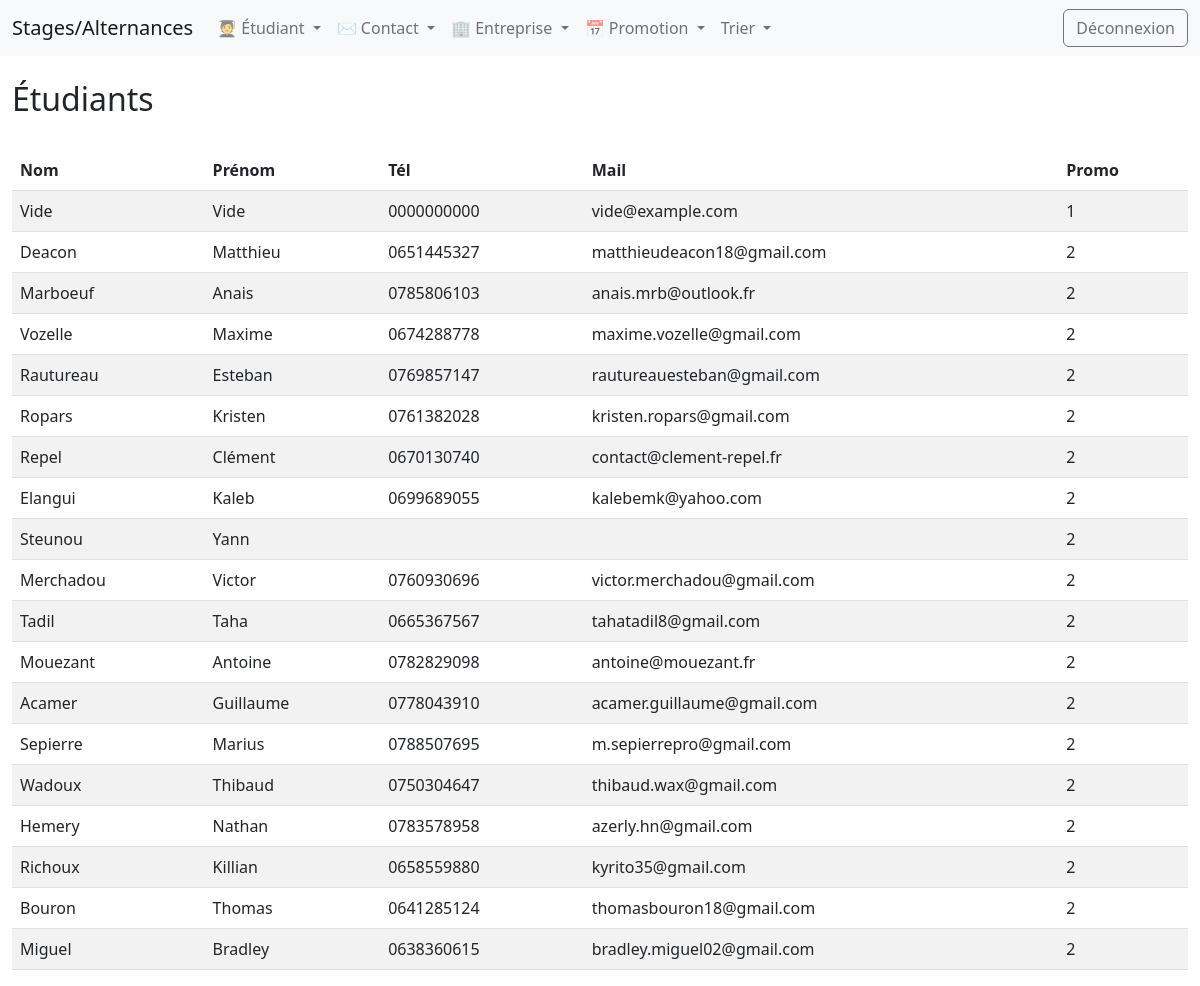
Screenshot of /index.php?vue=Etudiant&action=Visualiser (signed in) with the database file from the repository.
### tables this page shows
CREATE TABLE ETUDIANT (
    idEtudiant INT AUTO_INCREMENT,
    nom CHAR(30),
    prenom CHAR(30),
    tel CHAR(20),
    mail CHAR(50),
    idPromotion INT not null,
    constraint PK_ETUDIANT primary key (idEtudiant),
    constraint FK_ETUDIANT_PROMOTION foreign key (idPromotion) references PROMOTION (idPromotion)
);

### Traitement/classeConteneur/conteneurEtudiant.php (called while the page is built, shortened)
<?php
Class conteneurEtudiant
{
    private $lesEtudiants;
    public function __construct()
    {
        $this->lesEtudiants = new ArrayObject();
    }
    public function ajouterUnEtudiant($unIdEtudiant, $unNomEtudiant, $unPrenomEtudiant, $unTelEtudiant, $unMailEtudiant, $unePromo)
    {
		$unEtudiant = new metierEtudiant($unIdEtudiant, $unNomEtudiant, $unPrenomEtudiant, $unTelEtudiant, $unMailEtudiant, $unePromo);
		$this->lesEtudiants->append($unEtudiant);
    }
    public function listeDesEtudiants()
    {
        $liste = "";
        foreach ($this->lesEtudiants as $unEtudiant)
        {
            $liste = $liste.$unEtudiant->afficheEtudiant();
        }
        return $liste;
    }
}
?>

### Outil/accesBD.php (called while the page is built, shortened)
<?php
class accesBD
{
    private $hote;
	private $login;
	private $passwd;
	private $base;
	private $conn;
    public function __construct()
	{
		$this->hote="localhost";
		$this->login="root";
		$this->passwd="";
		$this->base="staalt";
	}
	private function connexion()
	{
		try
        {
            $this->conn = new PDO("mysql:host=".$this->hote.";dbname=".$this->base.";charset=utf8", $this->login, $this->passwd);
        }
        catch(PDOException $e)
        {
            die("Connexion à la base de données échouée".$e->getMessage());
        }
	}
	public function chargement($uneTable)
	{
		$lesInfos=null;
		$nbTuples=0;
		$stringQuery="SELECT * FROM ";
		$stringQuery = $this->specialCase($stringQuery,$uneTable);
		$query = $this->conn->prepare($stringQuery);
		if($query->execute())
		{
			while($row = $query->fetch(PDO::FETCH_NUM))
			{
				$lesInfos[$nbTuples] = $row;
				$nbTuples++;
			}
		}
		else
		{
			die('Problème dans chargement : '.$query->errorCode());
		}
		return $lesInfos;
	}
	private function specialCase($stringQuery,$uneTable)
	{
			$uneTable = strtoupper($uneTable);
			switch ($uneTable) {
			case 'CONTACT':
				$stringQuery.='contact';
				break;
			case 'ENTREPRISE':
				$stringQuery.='entreprise';
				break;
			case 'ETUDIANT':
				$stringQuery.='etudiant';
				break;
			case 'PROMOTION':
				$stringQuery.='promotion';
				break;
			}
			return $stringQuery.";";
	}
}
?>

### Traitement/classeMetier/metierEtudiant.php (the view, shortened to what this page needs)
<?php
Class metierEtudiant
{
    private $nomEtudiant;
    private $prenomEtudiant;
    private $telEtudiant;
    private $mailEtudiant;
    private $promotion;
    public function __construct($unIdEtudiant, $unNomEtudiant, $unPrenomEtudiant, $unTelEtudiant, $unMailEtudiant, $unePromo)
    {
        $this->nomEtudiant = $unNomEtudiant;
        $this->prenomEtudiant = $unPrenomEtudiant;
        $this->telEtudiant = $unTelEtudiant;
        $this->mailEtudiant = $unMailEtudiant;
        $this->promotion = $unePromo;
    }
    public function getNomEtudiant()
    {return $this->nomEtudiant;}
    public function getPrenomEtudiant()
    {return $this->prenomEtudiant;}
    public function getTelEtudiant()
    {return $this->telEtudiant;}
    public function getMailEtudiant()
    {return $this->mailEtudiant;}
    public function getPromoDeLEtudiant()
    {return $this->promotion;}
    public function afficheEtudiant()
    {
        $liste='<tr><td>'.$this->getNomEtudiant().'</td> | <td>'.$this->getPrenomEtudiant().'</td> | <td>'.$this->getTelEtudiant().'</td> | <td> '.$this->getMailEtudiant().'</td> | <td>'.$this->getPromoDeLEtudiant().'</td></tr> | ';
        return $liste;
    }
}
?>

### index.php (shortened to what this page needs)
<!DOCTYPE html>
<html>
<head>
    <link href="https://cdn.jsdelivr.net/npm/bootstrap@5.2.0-beta1/dist/css/bootstrap.min.css" rel="stylesheet">
    <link href="https://cdn.jsdelivr.net/npm/select2@4.1.0-rc.0/dist/css/select2.min.css" rel="stylesheet" />
</head>
<body>
    <nav class="navbar navbar-expand-lg bg-light">
    <div class="container-fluid">
        <a class="navbar-brand">Stages/Alternances</a>
    <?php
        if (!isset($monControleur))
        {
		$monControleur = new controleur();
        $monControleur->afficheMenu();
        }
    ?>
    <?php
    	if ((isset($_GET['vue'])) && (isset($_GET['action'])))
        {
            $monControleur->affichePage($_GET['action'],$_GET['vue']);
        }
    ?>
</body>
</html>

### Controleur/controleur.php (shortened to what this page needs)
<?php
Class Controleur
{
    private $tousLesEtudiants;
    private $maBD;
    public function __construct()
    {
        $this->maBD = new accesBD();
        $this->tousLesEtudiants = new conteneurEtudiant();
    }
    public function afficheMenu()
    {
        if (isset($_SESSION['connecte'])  && $_SESSION['connecte'] == true)
        {
            include 'Vues/ihm/menu.php';
            return true;
        }
        else
        {
            include 'Vues/ihm/connexion.php';
            return false;
        }
    }
    public function affichePage()
    {
        if (isset($_GET['action']) && isset($_GET['vue']) && $_SESSION['connecte'] == true)
        {
            $vue = $_GET['vue'];
            $action = $_GET['action'];
            switch ($vue)
            {
                case "Etudiant";
                    $this->actionEtudiant($action);
                    break;
            }
        }
    }
    public function actionEtudiant($action)
    {
        switch ($action)
        {
            case "Visualiser":
                $vue = new vueCentraleEtudiant();
                $message = $this->tousLesEtudiants->listeDesEtudiants();
                $vue->visualiserEtudiant($message);
                break;
        }
    }
   public function chargeLesEtudiants()
    {
        $resultatEtudiant=$this->maBD->chargement('etudiant');
         $nbE=0;
        while ($nbE<sizeof($resultatEtudiant))
        {
		    $this->tousLesEtudiants->ajouterUnEtudiant($resultatEtudiant[$nbE][0],$resultatEtudiant[$nbE][1],$resultatEtudiant[$nbE][2],$resultatEtudiant[$nbE][3],$resultatEtudiant[$nbE][4],$resultatEtudiant[$nbE][5]);
            $nbE++;
        }
    }
}
?>

### Vues/ihm/menu.php (shortened to what this page needs)
<div class="collapse navbar-collapse" id="navbarSupportedContent">
      <ul class="navbar-nav me-auto mb-2 mb-lg-0">
        <li class="nav-item dropdown">
            <a class="nav-link dropdown-toggle" href="#" id="navbarDropdown" role="button" data-bs-toggle="dropdown" aria-expanded="false">
            🧑‍🎓 Étudiant
             </a>
        </li>
        <li class="nav-item dropdown">
            <a class="nav-link dropdown-toggle" href="#" id="navbarDropdown" role="button" data-bs-toggle="dropdown" aria-expanded="false">
            ✉️ Contact
             </a>
        </li>
        <li class="nav-item dropdown">
            <a class="nav-link dropdown-toggle" href="#" id="navbarDropdown" role="button" data-bs-toggle="dropdown" aria-expanded="false">
            🏢 Entreprise
             </a>
        </li>
        <li class="nav-item dropdown">
            <a class="nav-link dropdown-toggle" href="#" id="navbarDropdown" role="button" data-bs-toggle="dropdown" aria-expanded="false">
            📅 Promotion
             </a>
        </li>
        <li class="nav-item dropdown">
          <a class="nav-link dropdown-toggle" href="#" id="navbarDropdown" role="button" data-bs-toggle="dropdown" aria-expanded="false">
            Trier
          </a>
        </li>
      </ul>
      <a class="btn btn-outline-secondary" href="deco.php">Déconnexion</a>
    </div>
  </div>
</nav>

### Vues/ihm/vueCentraleEtudiant.php (shortened to what this page needs)
<?php
class vueCentraleEtudiant
{
    public function visualiserEtudiant($message)
    {
        $listeEtudiant=explode("|",$message);
        $nbE=0;
        echo '<div class="container-fluid"><br><h2>Étudiants</h2><br><table class="table table-striped"><thead><tr><th>Nom</th><th>Prénom</th><th>Tél</th><th>Mail</th><th>Promo</th></tr></thead>';
        while ($nbE<sizeof($listeEtudiant))
        {
            $i=0;
            while (($i<3) && ($nbE<sizeof($listeEtudiant)))
            {
                echo $listeEtudiant[$nbE];
                $i++;
                $nbE++;
            }
        }
        echo '</table></div>';
    }
}
?>

### rows the page displays
etudiant: nom "Vide", prenom "Vide", tel "0000000000", mail "vide@example.com", idPromotion "1"
etudiant: nom "Deacon", prenom "Matthieu", tel "0651445327", mail "matthieudeacon18@gmail.com", idPromotion "2"
etudiant: nom "Marboeuf", prenom "Anais", tel "0785806103", mail "anais.mrb@outlook.fr", idPromotion "2"
etudiant: nom "Vozelle", prenom "Maxime", tel "0674288778", mail "maxime.vozelle@gmail.com", idPromotion "2"
etudiant: nom "Rautureau", prenom "Esteban", tel "0769857147", mail "rautureauesteban@gmail.com", idPromotion "2"
etudiant: nom "Ropars", prenom "Kristen", tel "0761382028", mail "kristen.ropars@gmail.com", idPromotion "2"
etudiant: nom "Repel", prenom "Clément", tel "0670130740", mail "contact@clement-repel.fr", idPromotion "2"
etudiant: nom "Elangui", prenom "Kaleb", tel "0699689055", mail "kalebemk@yahoo.com", idPromotion "2"
etudiant: nom "Steunou", prenom "Yann", idPromotion "2"
etudiant: nom "Merchadou", prenom "Victor", tel "0760930696", mail "victor.merchadou@gmail.com", idPromotion "2"
etudiant: nom "Tadil", prenom "Taha", tel "0665367567", mail "tahatadil8@gmail.com", idPromotion "2"
etudiant: nom "Mouezant", prenom "Antoine", tel "0782829098", mail "antoine@mouezant.fr", idPromotion "2"
etudiant: nom "Acamer", prenom "Guillaume", tel "0778043910", mail "acamer.guillaume@gmail.com", idPromotion "2"
etudiant: nom "Sepierre", prenom "Marius", tel "0788507695", mail "m.sepierrepro@gmail.com", idPromotion "2"
etudiant: nom "Wadoux", prenom "Thibaud", tel "0750304647", mail "thibaud.wax@gmail.com", idPromotion "2"
etudiant: nom "Hemery", prenom "Nathan", tel "0783578958", mail "azerly.hn@gmail.com", idPromotion "2"
etudiant: nom "Richoux", prenom "Killian", tel "0658559880", mail "kyrito35@gmail.com", idPromotion "2"
etudiant: nom "Bouron", prenom "Thomas", tel "0641285124", mail "thomasbouron18@gmail.com", idPromotion "2"
etudiant: nom "Miguel", prenom "Bradley", tel "0638360615", mail "bradley.miguel02@gmail.com", idPromotion "2"
